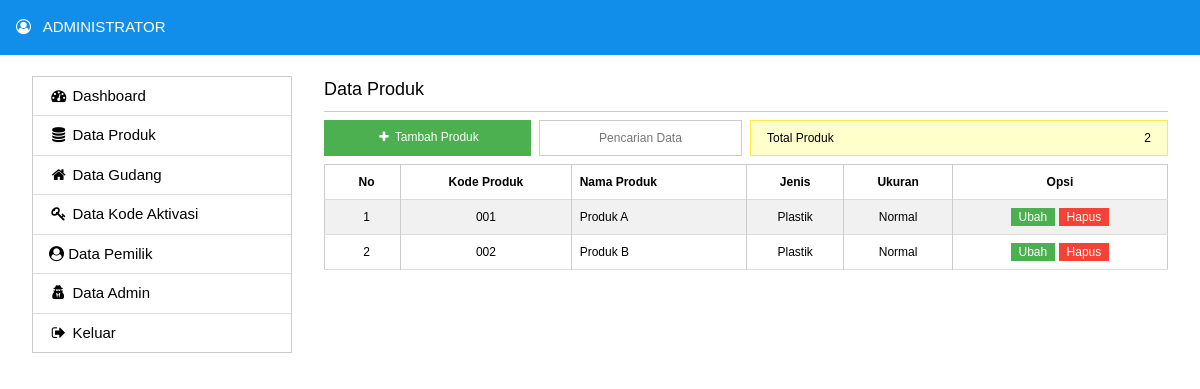
The page /admin/barang_read.php (signed in) on the database its author committed.
### tables this page shows
CREATE TABLE `tb_barang` (
  `id_barang` varchar(10) NOT NULL,
  `kode_barang` varchar(15) NOT NULL,
  `nama_barang` varchar(100) NOT NULL,
  `jenis` varchar(30) NOT NULL,
  `ukuran` varchar(10) NOT NULL
);

### admin/barang_read.php (the view, shortened to what this page needs)
<?php require_once('../Connections/koneksi.php'); ?>
<?php
$logoutAction = $_SERVER['PHP_SELF']."?doLogout=true";
?>
<?php
$query_rsBarangRead = "SELECT * FROM tb_barang ORDER BY nama_barang ASC";
$rsBarangRead = mysql_query($query_rsBarangRead, $koneksi) or die(mysql_error());
$row_rsBarangRead = mysql_fetch_assoc($rsBarangRead);
$totalRows_rsBarangRead = mysql_num_rows($rsBarangRead);
$nomor = 1;
?>
<!DOCTYPE html>
<html>
<head>
<link rel="stylesheet" href="../assets/w3.css">
<link href="../assets/plugins/font-awesome/css/font-awesome.min.css" rel="stylesheet">
</head>
<body>
<div class="w3-container w3-top w3-text-white" style="background-color:#118eea;">
	<div class="w3-row w3-padding-16">
    	<div class="w3-col s12"><i class="fa fa-user-circle-o"></i>&nbsp;&nbsp; ADMINISTRATOR</div>
    </div>
    </div>
    <br>
<br>
<br>
<div class="w3-container">
	<div class="w3-row">
    	<div class="w3-col l3 w3-padding">
        	<ul class="w3-border w3-ul">
            	<li class="w3-hover-light-grey"><a href="home.php" style="text-decoration:none"><i class="fa fa-dashboard fa-fw"></i> Dashboard</a></li>
            	<li class="w3-hover-light-grey"><a href="barang_read.php" style="text-decoration:none"><i class="fa fa-database fa-fw"></i> Data Produk</a></li>
                <li class="w3-hover-light-grey"><a href="gudang_read.php" style="text-decoration:none"><i class="fa fa-home fa-fw"></i> Data Gudang</a></li>
                <li class="w3-hover-light-grey"><a href="aktivasi_read.php" style="text-decoration:none"><i class="fa fa-key fa-fw"></i> Data Kode Aktivasi</a></li>
            	<li class="w3-hover-light-grey"><a href="pemilik_read.php" style="text-decoration:none"><i class="fa fa-user-circle"></i> Data Pemilik</a></li>
                <li class="w3-hover-light-grey"><a href="admin_read.php" style="text-decoration:none"><i class="fa fa-user-secret fa-fw"></i> Data Admin</a></li>
                <li class="w3-hover-light-grey"><a href="<?php echo $logoutAction ?>" onClick="return confirm('Anda Yakin Ingin Keluar?')" style="text-decoration:none"><i class="fa fa-sign-out fa-fw"></i> Keluar</a></li>
            </ul>
        </div>
        <div class="w3-col l9 w3-padding">
		<div class="w3-large w3-border-bottom" style="padding-bottom:8px;">Data Produk</div>
<?php if ($totalRows_rsBarangRead > 0) {  ?>
  <div class="w3-row">
 	<div class="w3-col l3" style="padding-right:4px;"><a style="margin-top:8px; height:36px;" class="w3-btn w3-block w3-green w3-small" href="barang_create.php"><i class="fa fa-plus fa-fw"></i> Tambah Produk</a></div>
	<div class="w3-col l3" style="padding-right:4px; padding-left:4px;"><input oninput="w3.filterHTML('#barang', '.barang', this.value)" placeholder="Pencarian Data" class="w3-input w3-border w3-center w3-small" style="outline:none;margin-top:8px;" autofocus></div>
    <div class="w3-col l6" style="padding-left:4px;"><div class="w3-border w3-border-yellow w3-pale-yellow w3-padding w3-small" style="margin-top:8px;">
        Total Produk<span class="w3-right"><?php echo $totalRows_rsBarangRead ?></span>
        </div></div>
</div>
  <table class="w3-table w3-striped w3-small w3-hoverable w3-bordered w3-border" id="barang" style="margin-top:8px;">
      <tr style="font-weight:bold" class="w3-hover-none">
      <td class="w3-border-right w3-center">No</td>
      <td class="w3-border-right w3-center">Kode Produk</td>
      <td class="w3-border-right">Nama Produk</td>
      <td class="w3-border-right w3-center">Jenis</td>
      <td class="w3-border-right w3-center">Ukuran</td>
      <td class="w3-center">Opsi</td>
    </tr>
    <?php do { ?>
      <tr class="barang">
        <td class="w3-border-right w3-center"><?php echo $nomor++; ?></td>
        <td class="w3-border-right w3-center"><?php echo $row_rsBarangRead['kode_barang']; ?></td>
        <td class="w3-border-right"><?php echo $row_rsBarangRead['nama_barang']; ?></td>
        <td class="w3-border-right w3-center"><?php echo $row_rsBarangRead['jenis']; ?></td>
        <td class="w3-border-right w3-center"><?php echo $row_rsBarangRead['ukuran']; ?></td>
        <td class="w3-center"><a class="w3-tag w3-small w3-green" style="text-decoration:none" href="barang_update.php?id_barang=<?php echo $row_rsBarangRead['id_barang']; ?>">Ubah</a> <a class="w3-tag w3-small w3-red" style="text-decoration:none" onClick="return confirm('Anda Yakin Ingin Menghapus?\n<?php echo $row_rsBarangRead['nama_barang']; ?>')" href="barang_delete.php?id_barang=<?php echo $row_rsBarangRead['id_barang']; ?>">Hapus</a></td>
      </tr>
      <?php } while ($row_rsBarangRead = mysql_fetch_assoc($rsBarangRead)); ?>
  </table><br>
  <?php }  ?>
        </div>
    </div>
</div>
</body>
</html>

### assets/w3.css (style rules this page uses)
*,*:before,*:after { box-sizing:inherit }
html { -ms-text-size-adjust:100%;-webkit-text-size-adjust:100% }
body { margin:0 }
a { background-color:transparent;-webkit-text-decoration-skip:objects }
button,input,select,textarea { font:inherit;margin:0 }
button,input { overflow:visible }
html,body { font-family:Verdana,sans-serif;font-size:15px;line-height:1.5 }
html { overflow-x:hidden }
a { color:inherit }
.w3-table,.w3-table-all { border-collapse:collapse;border-spacing:0;width:100%;display:table }
.w3-bordered tr,.w3-table-all tr { border-bottom:1px solid #ddd }
.w3-striped tbody tr:nth-child(even) { background-color:#f1f1f1 }
.w3-table td,.w3-table th,.w3-table-all td,.w3-table-all th { padding:8px 8px;display:table-cell;text-align:left;vertical-align:top }
.w3-table th:first-child,.w3-table td:first-child,.w3-table-all th:first-child,.w3-table-all td:first-child { padding-left:16px }
.w3-btn,.w3-button { border:none;display:inline-block;padding:8px 16px;vertical-align:middle;overflow:hidden;text-decoration:none;color:inherit;background-color:inherit;text-align:center;cursor:pointer;white-space:nowrap }
.w3-btn,.w3-button { -webkit-touch-callout:none;-webkit-user-select:none;-khtml-user-select:none;-moz-user-select:none;-ms-user-select:none;user-select:none }
.w3-badge,.w3-tag { background-color:#000;color:#fff;display:inline-block;padding-left:8px;padding-right:8px;text-align:center }
.w3-ul { list-style-type:none;padding:0;margin:0 }
.w3-ul li { padding:8px 16px;border-bottom:1px solid #ddd }
.w3-ul li:last-child { border-bottom:none }
.w3-input { padding:8px;display:block;border:none;border-bottom:1px solid #ccc;width:100% }
.w3-block { display:block;width:100% }
.w3-container:after,.w3-container:before,.w3-panel:after,.w3-panel:before,.w3-row:after,.w3-row:before,.w3-row-padding:after,.w3-row-padding:before, .w3-cell-row:before,.w3-cell-row:after,.w3-clear:after,.w3-clear:before,.w3-bar:before,.w3-bar:after { content:"";display:table;clear:both }
.w3-col,.w3-half,.w3-third,.w3-twothird,.w3-threequarter,.w3-quarter { float:left;width:100% }
.w3-col.s12 { width:99.99999% }
@media (min-width:993px) { .w3-col.l3 { width:24.99999% } }
@media (min-width:993px) { .w3-col.l6 { width:49.99999% } }
@media (min-width:993px) { .w3-col.l9 { width:74.99999% } }
.w3-top,.w3-bottom { position:fixed;width:100%;z-index:1 }
.w3-top { top:0 }
.w3-container,.w3-panel { padding:0.01em 16px }
.w3-small { font-size:12px!important }
.w3-large { font-size:18px!important }
.w3-center { text-align:center!important }
.w3-border { border:1px solid #ccc!important }
.w3-border-bottom { border-bottom:1px solid #ccc!important }
.w3-border-right { border-right:1px solid #ccc!important }
.w3-padding { padding:8px 16px!important }
.w3-padding-16 { padding-top:16px!important;padding-bottom:16px!important }
.w3-right { float:right!important }
.w3-green,.w3-hover-green:hover { color:#fff!important;background-color:#4CAF50!important }
.w3-red,.w3-hover-red:hover { color:#fff!important;background-color:#f44336!important }
.w3-pale-yellow,.w3-hover-pale-yellow:hover { color:#000!important;background-color:#ffffcc!important }
.w3-text-white,.w3-hover-text-white:hover { color:#fff!important }
.w3-border-yellow,.w3-hover-border-yellow:hover { border-color:#ffeb3b!important }

### rows shown on the page
tb_barang: kode_barang "001", nama_barang "Produk A", jenis "Plastik", ukuran "Normal"
tb_barang: kode_barang "002", nama_barang "Produk B", jenis "Plastik", ukuran "Normal"

### other values the page prints
$totalRows_rsBarangRead "2"
